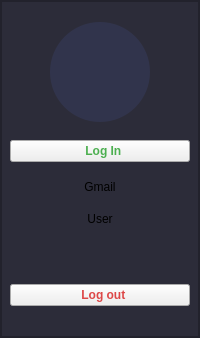
               <widget class="QFrame" name="frame_6">
                <property name="minimumSize">
                 <size>
                  <width>0</width>
                  <height>0</height>
                 </size>
                </property>
                <property name="maximumSize">
                 <size>
                  <width>16777215</width>
                  <height>16777215</height>
                 </size>
                </property>
                <property name="styleSheet">
                 <string notr="true">QFrame{
	background-color: #2C2C39;
    font-weight: Normal;
}

QPushButton{
    font: 10pt 'Montserrat ';
    font-weight: Bold;
}</string>
                </property>
                <property name="frameShape">
                 <enum>QFrame::StyledPanel</enum>
                </property>
                <property name="frameShadow">
                 <enum>QFrame::Raised</enum>
                </property>
                <layout class="QVBoxLayout" name="verticalLayout_21">
                 <property name="spacing">
                  <number>0</number>
                 </property>
                 <property name="leftMargin">
                  <number>0</number>
                 </property>
                 <property name="topMargin">
                  <number>0</number>
                 </property>
                 <property name="rightMargin">
                  <number>0</number>
                 </property>
                 <property name="bottomMargin">
                  <number>0</number>
                 </property>
                 <item>
                  <widget class="QFrame" name="frame_2">
                   <property name="sizePolicy">
                    <sizepolicy hsizetype="Preferred" vsizetype="Preferred">
                     <horstretch>0</horstretch>
                     <verstretch>0</verstretch>
                    </sizepolicy>
                   </property>
                   <property name="styleSheet">
                    <string notr="true"/>
                   </property>
                   <property name="frameShape">
                    <enum>QFrame::StyledPanel</enum>
                   </property>
                   <property name="frameShadow">
                    <enum>QFrame::Raised</enum>
                   </property>
                   <layout class="QVBoxLayout" name="verticalLayout_19">
                    <property name="spacing">
                     <number>18</number>
                    </property>
                    <property name="leftMargin">
                     <number>8</number>
                    </property>
                    <property name="topMargin">
                     <number>20</number>
                    </property>
                    <property name="rightMargin">
                     <number>8</number>
                    </property>
                    <property name="bottomMargin">
                     <number>30</number>
                    </property>
                    <item alignment="Qt::AlignHCenter">
                     <widget class="QPushButton" name="bt_perfil">
                      <property name="sizePolicy">
                       <sizepolicy hsizetype="Preferred" vsizetype="Preferred">
                        <horstretch>0</horstretch>
                        <verstretch>0</verstretch>
                       </sizepolicy>
                      </property>
                      <property name="minimumSize">
                       <size>
                        <width>100</width>
                        <height>100</height>
                       </size>
                      </property>
                      <property name="maximumSize">
                       <size>
                        <width>100</width>
                        <height>100</height>
                       </size>
                      </property>
                      <property name="styleSheet">
                       <string notr="true">QPushButton{
border-radius: 50px;
	background-color: rgb(49, 52, 76);
}</string>
                      </property>
                      <property name="text">
                       <string/>
                      </property>
                      <property name="icon">
                       <iconset resource="icon.qrc">
                        <normaloff>:/img/icon_light/user.svg</normaloff>:/img/icon_light/user.svg</iconset>
                      </property>
                      <property name="iconSize">
                       <size>
                        <width>50</width>
                        <height>50</height>
                       </size>
                      </property>
                     </widget>
                    </item>
                    <item>
                     <widget class="QPushButton" name="bt_login">
                      <property name="styleSheet">
                       <string notr="true">QPushButton{
color: #4CAF50;

}

QPushButton:hover{
	color: rgb(91, 208, 94);
}</string>
                      </property>
                      <property name="text">
                       <string>  Log In</string>
                      </property>
                      <property name="icon">
                       <iconset resource="icon.qrc">
                        <normaloff>:/img/icon_light/log-in.svg</normaloff>:/img/icon_light/log-in.svg</iconset>
                      </property>
                      <property name="iconSize">
                       <size>
                        <width>16</width>
                        <height>16</height>
                       </size>
                      </property>
                     </widget>
                    </item>
                    <item>
                     <widget class="QLabel" name="lb_gmail">
                      <property name="text">
                       <string>Gmail</string>
                      </property>
                      <property name="alignment">
                       <set>Qt::AlignCenter</set>
                      </property>
                     </widget>
                    </item>
                    <item>
                     <widget class="QLabel" name="lb_username">
                      <property name="text">
                       <string>User</string>
                      </property>
                      <property name="alignment">
                       <set>Qt::AlignCenter</set>
                      </property>
                     </widget>
                    </item>
                    <item>
                     <spacer name="verticalSpacer_2">
                      <property name="orientation">
                       <enum>Qt::Vertical</enum>
                      </property>
                      <property name="sizeHint" stdset="0">
                       <size>
                        <width>20</width>
                        <height>40</height>
                       </size>
                      </property>
                     </spacer>
                    </item>
                    <item>
                     <widget class="QPushButton" name="bt_logout">
                      <property name="styleSheet">
                       <string notr="true">QPushButton{
color: #dd4747;
}


QPushButton:hover{
color: #fa5050;
}</string>
                      </property>
                      <property name="text">
                       <string>  Log out</string>
                      </property>
                      <property name="icon">
                       <iconset resource="icon.qrc">
                        <normaloff>:/img/icon_light/log-out.svg</normaloff>:/img/icon_light/log-out.svg</iconset>
                      </property>
                     </widget>
                    </item>
                   </layout>
                  </widget>
                 </item>
                </layout>
               </widget>
